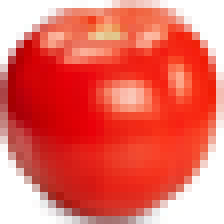
#> input picture Nhom-8-BTL1/images/tomato.png, 28 x 28 px (shown 8 times larger)
$ python ex-a.py
#> lines starting #> are read from the running program, lines starting #| are printed output that depends on the picture; after the words box and inside, x2 and y2 are one past the last pixel; in counts of white or black regions, pixels touching at a corner belong together
#> further down, img is the input picture: shape (28, 28, 3); mean B, G, R 95.1, 106, 232.2
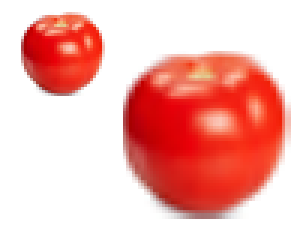
#> input picture Nhom-8-BTL1/images/find.png, 101 x 76 px (shown 3 times larger)
#> further down, img2 is the input picture: shape (76, 101, 3); mean B, G, R 173.4, 179, 243.4
import cv2
import numpy as np

def preprocess_image(image, threshold=200):
#> called with threshold = 200
    image = cv2.cvtColor(image, cv2.COLOR_BGR2GRAY)
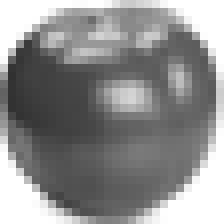
#> image: shape (28, 28) (shown 8 times larger); min 49, max 255, mean 142.5
    _, thresh = cv2.threshold(image, threshold, 255, cv2.THRESH_BINARY)
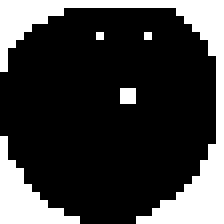
#> thresh: shape (28, 28) (shown 8 times larger); 24.2% white; 5 white regions (3 under 20 px), largest, box (x1, y1, x2, y2) and area: (0, 0, 28, 28) 140, (0, 17, 10, 28) 44
    return thresh / 255  # Chuẩn hóa để giảm thiểu sai số số học

def compare_grids(img1, img2, threshold_scale=40):
    diff = np.sum(np.abs(img1.astype(int) - img2.astype(int)))
    threshold = threshold_scale * img1.size / 255
    return diff < threshold

def scan_image(template_thresh, img2, scale, original_height, original_width, step=5, threshold_scale=40):
    new_width = int(img2.shape[1] * scale)
    new_height = int(img2.shape[0] * scale)
    resized_img2 = preprocess_image(cv2.resize(img2, (new_width, new_height)), threshold=230)
    detected_points = []

    for i in range(0, resized_img2.shape[0] - original_height + 1, step):
        for j in range(0, resized_img2.shape[1] - original_width + 1, step):
            temp = resized_img2[i:i + original_height, j:j + original_width]
            if compare_grids(template_thresh, temp, threshold_scale=threshold_scale):
                detected_points.append((j, i, scale))

    return detected_points

def find_objects(template, img2, scales):
    template_thresh = preprocess_image(template, threshold=200)
    original_height, original_width = template_thresh.shape
#> original_height = 28; original_width = 28
    img2_copy = img2.copy()

    for scale in scales:
        points = scan_image(template_thresh, img2, scale, original_height, original_width)
        for (x, y, scale) in points:
            cv2.rectangle(img2_copy, (int(x / scale), int(y / scale)),
                          (int((x + original_width) / scale), int((y + original_height) / scale)),
                          (0, 255, 0), 2)
#> this loop made 10 passes
#> points on passes 1, 2, 4, 5, 6, 7, 8: [(20, 10, 0.5)], [(30, 10, 0.6)], [(50, 20, 0.8)], [(5, 0, 0.9)], [(5, 5, 1)], [(10, 5, 1.1)], [(15, 5, 1.2)]
#> pass 1, in preprocess_image (call 2), `image = cv2.cvtColor(image, cv2.COLOR_BGR2GRAY)`:
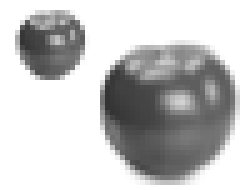
#> image: shape (38, 50) (shown 5 times larger); min 51, max 255, mean 197.4
#> pass 1, in preprocess_image (call 2), `_, thresh = cv2.threshold(image, threshold, 255, cv2.THRESH_BINARY)`:
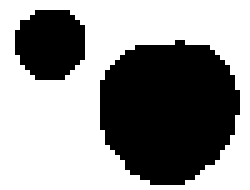
#> thresh: shape (38, 50) (shown 5 times larger); 58.3% white; 2 black regions, box (x1, y1, x2, y2) and area: (20, 8, 48, 37) 633, (3, 2, 17, 16) 160
#> pass 2, in preprocess_image (call 3), `image = cv2.cvtColor(image, cv2.COLOR_BGR2GRAY)`:
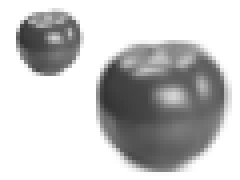
#> image: shape (45, 60) (shown 4 times larger); min 52, max 255, mean 197.6
#> after the loop:
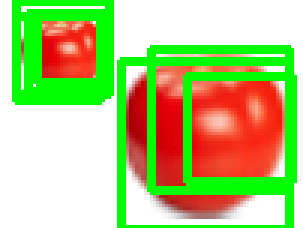
#> img2_copy: shape (76, 101, 3) (shown 3 times larger); mean B, G, R 127.6, 200.7, 178.3

    return img2_copy

img = cv2.imread('images/tomato.png')
img2 = cv2.imread('images/find.png')
scales = np.arange(0.5, 1.5, 0.1)

result_img = find_objects(img, img2, scales)

cv2.imshow('Detected Objects', result_img)
cv2.waitKey(0)
cv2.destroyAllWindows()
